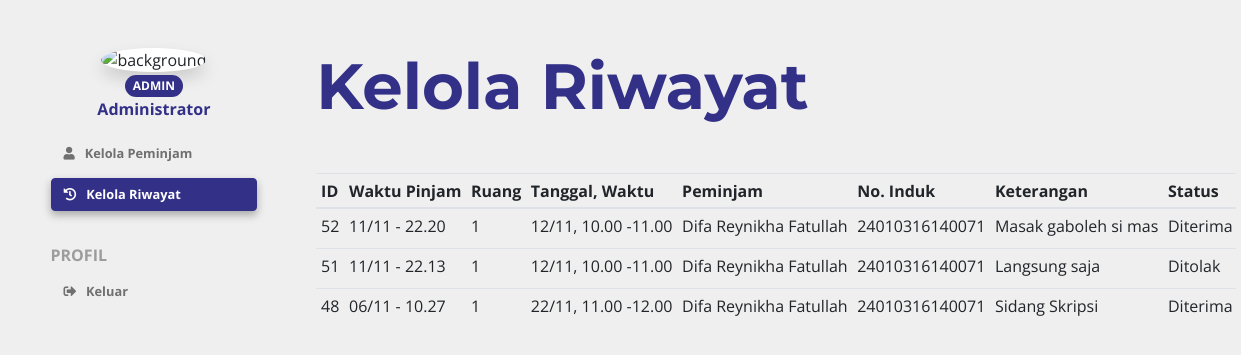
/riwayat_admin.php (signed in), run on the app's committed database.
### tables this page shows
CREATE TABLE `staff_pengelola` (
  `no_induk` varchar(20) NOT NULL,
  `nama` varchar(50) NOT NULL,
  `status` varchar(20) NOT NULL DEFAULT 'Pengelola',
  `kata_sandi` varchar(20) NOT NULL,
  `foto_profil` longtext NOT NULL,
  `last_login` datetime NOT NULL DEFAULT CURRENT_TIMESTAMP
);

CREATE TABLE `peminjaman_ruang` (
  `id_peminjaman` int(11) NOT NULL,
  `no_induk` varchar(20) NOT NULL,
  `id_ruang` varchar(20) NOT NULL,
  `tanggal` varchar(20) NOT NULL,
  `keterangan_pinjam` varchar(20) NOT NULL,
  `waktu_pinjam` datetime NOT NULL,
  `status_pesan` int(1) NOT NULL
);

CREATE TABLE `ruang` (
  `id_ruang` varchar(20) NOT NULL,
  `nama_ruang` varchar(15) NOT NULL,
  `waktu_ruang` varchar(20) NOT NULL
);

CREATE TABLE `peminjam` (
  `no_induk` varchar(20) NOT NULL,
  `nama` varchar(50) NOT NULL,
  `status` varchar(20) NOT NULL,
  `kata_sandi` varchar(20) NOT NULL,
  `foto_profil` longtext NOT NULL,
  `last_login` datetime NOT NULL DEFAULT CURRENT_TIMESTAMP
);

### riwayat_admin.php (the view, shortened to what this page needs)
<?php
include 'Connections/koneksi.php';
if(isset($_SESSION['logged_in'])){
	if($_SESSION['current_id'] == 'admin'){
	$sql = "SELECT * FROM staff_pengelola WHERE no_induk = 'admin'";
	$result = mysqli_query($koneksi, $sql);
	$row = mysqli_fetch_array($result,MYSQLI_ASSOC);
	}
	else{
		header('Location: ../orca/logout.php');
		$_SESSION['errors'] = ['no_induk' => 'Silahkan Login'];
		die;
	}
}
?>
<!DOCTYPE html>
<html>
<head>
	<link rel="stylesheet" href="https://stackpath.bootstrapcdn.com/bootstrap/4.1.3/css/bootstrap.min.css">
	<link rel="stylesheet" type="text/css" href="style.css">
	<link rel="stylesheet" href="https://use.fontawesome.com/releases/v5.4.1/css/all.css">
</head>
<body>
	<div class="container mt-5">
		<div class="row sidebar">
			<div id="sidebar" class="col-lg-2 text-center">
				<figure class="figure">
					<img src="http://fuuse.net/wp-content/uploads/2016/02/avatar-placeholder.png" alt="background" class="img-thumbnail shadow"><br>
					<div class="badge badge-pill badge-primary"><?php echo ''.$row['status'].''?></div> <br>
					<figcaption><?php echo ''.$row['nama'].'';?></figcaption>
				</figure>
				<a href="admin.php" class="btn btn-secondary btn-block mr-5">
				<i class="fas fa-user"></i> &nbsp; Kelola Peminjam
				</a>
				<a href="riwayat_admin.php" class="btn btn-primary btn-block my-2">
					<i class="fas fa-history"></i> &nbsp; Kelola Riwayat
				</a>
				<br>
				<div class="text-left"><b style="color: #9C9C9C">PROFIL</b></div>
				<a href=logout.php class="btn btn-secondary btn-block my-2">
					<i class="fas fa-sign-out-alt"></i> &nbsp; Keluar
				</a>
			</div>
			<div id="content" class="col-lg-10">
			<?php
				$query = mysqli_query($koneksi,"SELECT `peminjaman_ruang`.`id_peminjaman`,`ruang`.`waktu_ruang`,`peminjam`.`no_induk`,`peminjam`.`nama`,`ruang`.`id_ruang`,`tanggal`,`ruang`.`nama_ruang`,`peminjam`.`status`,`keterangan_pinjam`,`waktu_pinjam`,`status_pesan` FROM `peminjaman_ruang` LEFT JOIN `peminjam` ON `peminjam`.`no_induk` = `peminjaman_ruang`.`no_induk` LEFT JOIN `ruang` ON `ruang`.`id_ruang` = `peminjaman_ruang`.`id_ruang` ORDER BY `waktu_pinjam` DESC");
			?>
				<h1>Kelola Riwayat</h1>
				<br>
				<table class="table table-sm table-hover table-responsive my-3">
					<thead>
						<tr>
							<th scope="col">ID</th>
							<th scope="col">Waktu Pinjam</th>
							<th scope="col">Ruang</th>
							<th scope="col">Tanggal, Waktu</th>
							<th scope="col">Peminjam</th>
							<th scope="col">No. Induk</th>
							<th scope="col">Keterangan</th>
							<th scope="col">Status</th>
						</tr>
					</thead>
					<tbody>
					<?php
						if(mysqli_num_rows($query)){
						while ($baris = mysqli_fetch_array($query)) {
					?>
						<tr>
							<td scope="col"><?php echo $baris['id_peminjaman'];?></td>
							<td scope="row"><?php echo date("d/m - H.i", strtotime($baris['waktu_pinjam']));?></td>
							<?php switch ($baris['nama_ruang']){
													case "Ruang Sidang 1":
													echo "<td>1</td>";
													break;
										}?>
							<td><?php echo "".date("d/m", strtotime($baris['tanggal'])).", ".$baris['waktu_ruang']."";?></td>
							<td scope="col"><?php echo $baris['nama'];?></td>
							<td scope="col"><?php echo $baris['no_induk'];?></td>
							<td scope="col"><?php echo $baris['keterangan_pinjam'];?></td>
							<?php switch ($baris['status_pesan']){
													case "1":
													echo "<td>Diterima</td>";
													break;
													case "2":
													echo "<td>Ditolak</td>";
													break;
							}?>
						</tr>
						<?php }} ?>
					</tbody>
				</table>
								</body>
								</html>

### style.css (style rules this page uses)
* { font-family: 'Open Sans', sans-serif; }
body { background-color: #EFEFEF; overflow-y: overlay; background-position: fixed; }
.container { margin-bottom: 3rem; }
h1 { font-family: 'Montserrat', sans-serif; font-weight: bold; color: #333087; font-size: 4rem; }
.sidebar .col-lg-2 { padding: 0; position: fixed; visibility: visible; }
.sidebar .col-lg-10 { left: 22%; visibility: visible; }
.img-thumbnail { object-fit: cover; }
.btn { font-size: 0.8rem; font-weight: 700; text-align: left; text-transform: uppercase; }
#sidebar .btn { text-transform: unset; }
.btn-secondary { background-color: #EFEFEF; color: #707070; border-color: #EFEFEF; }
::placeholder { font-size: 0.8rem; }
.img-thumbnail { border-radius: 50%; height: 100px; width: 100px; text-align: center; border-style: none; padding: 0; vertical-align: 0px; }
.btn-primary { background-color: #333087; color: #ffffff; border-color: #333087; box-shadow: 0 4px 8px 0 rgba(0, 0, 0, 0.3) }
figcaption { color: #333087; font-weight: bold; text-align: center; }
.badge { text-transform: uppercase; color: white; padding: 0.3rem 0.5rem 0.3rem 0.5rem; }
.badge-primary { background-color: #333087; }
thead { font-weight: bold; }
th,td { vertical-align: middle; white-space: nowrap; }

### data on the page
staff_pengelola: status "ADMIN", nama "Administrator"
peminjaman_ruang: id_peminjaman "52", waktu_pinjam "11/11 - 22.20", tanggal "12/11", id_ruang.waktu_ruang "10.00 -11.00", peminjam.nama "Difa Reynikha Fatullah", peminjam.no_induk "24010316140071", keterangan_pinjam "Masak gaboleh si mas", status_pesan "Diterima"
peminjaman_ruang: id_peminjaman "51", waktu_pinjam "11/11 - 22.13", tanggal "12/11", id_ruang.waktu_ruang "10.00 -11.00", peminjam.nama "Difa Reynikha Fatullah", peminjam.no_induk "24010316140071", keterangan_pinjam "Langsung saja", status_pesan "Ditolak"
peminjaman_ruang: id_peminjaman "48", waktu_pinjam "06/11 - 10.27", tanggal "22/11", id_ruang.waktu_ruang "11.00 -12.00", peminjam.nama "Difa Reynikha Fatullah", peminjam.no_induk "24010316140071", keterangan_pinjam "Sidang Skripsi", status_pesan "Diterima"
